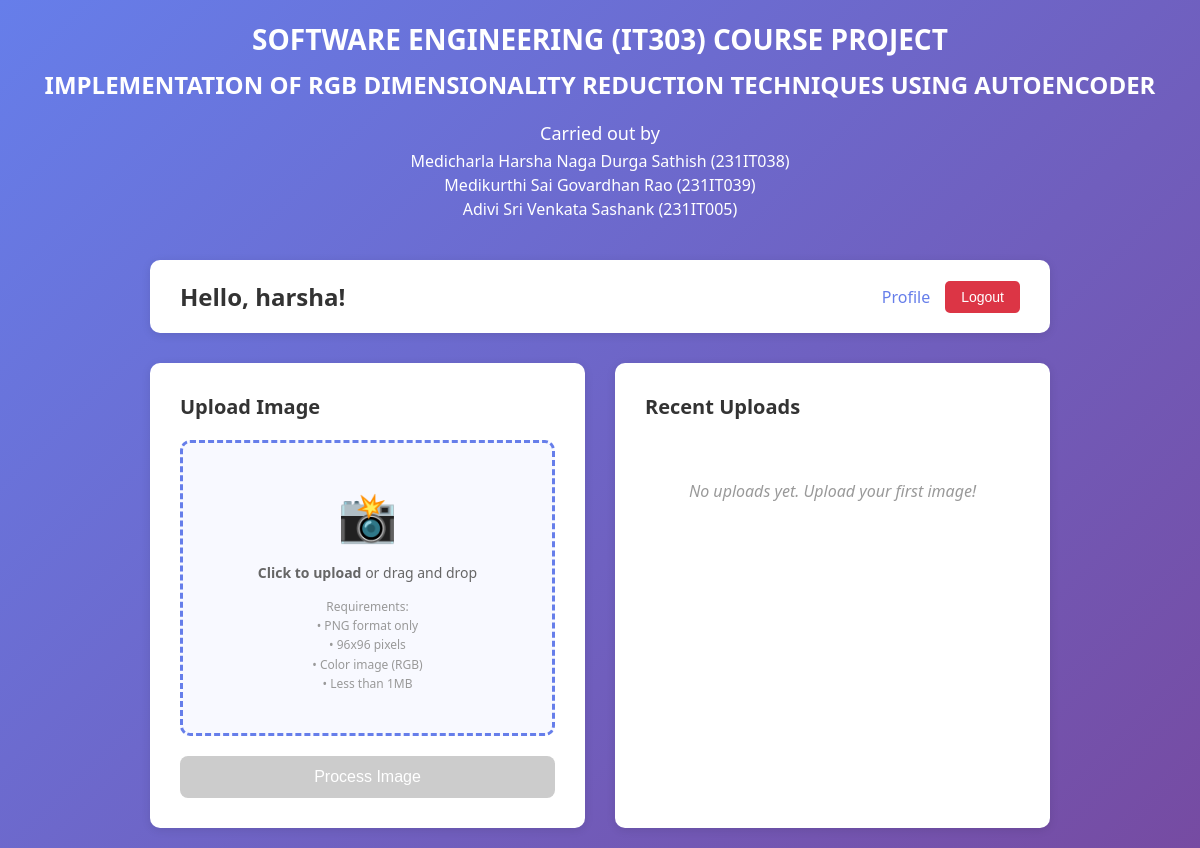
/ (signed in), run on an earlier commit of the app's database.
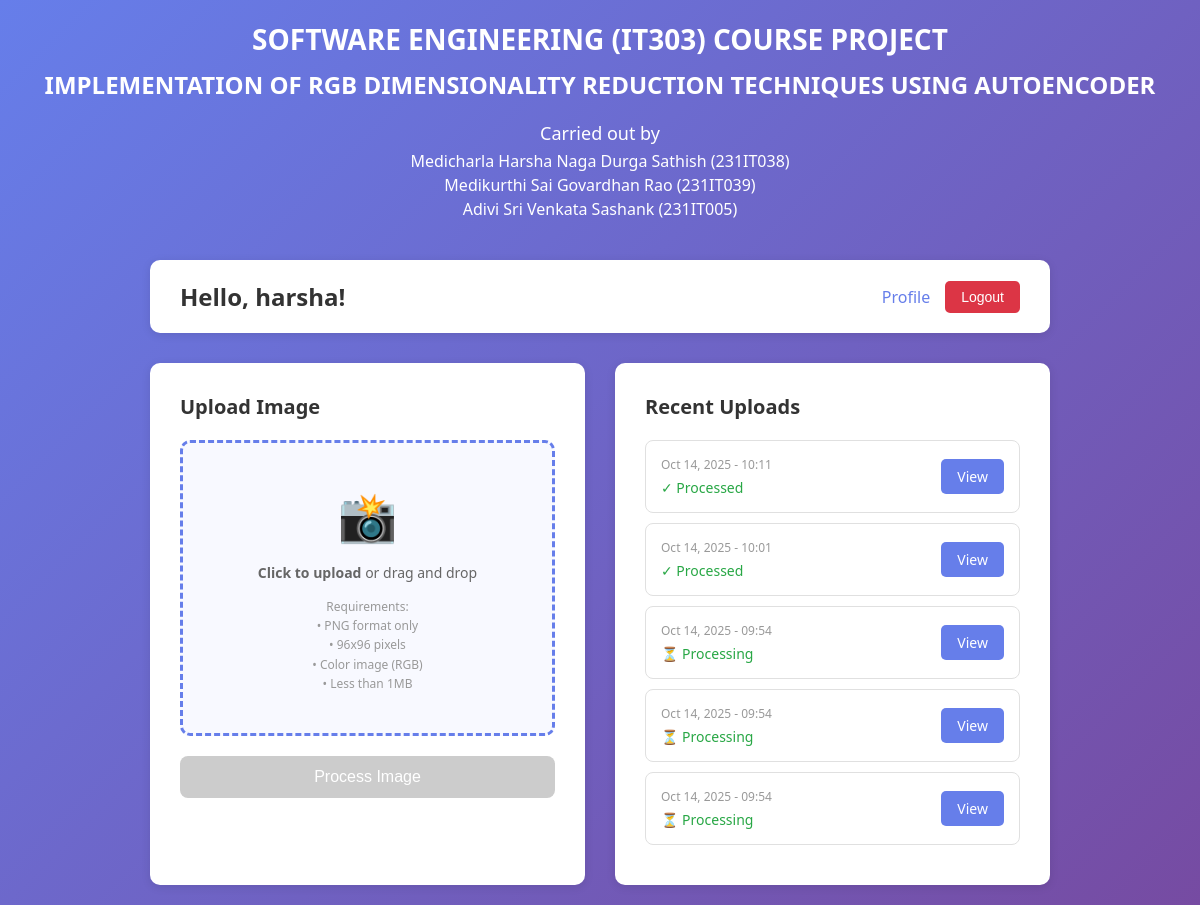
And on a later commit of the database.
### account/models.py (models this page shows, shortened)
class CustomUser(AbstractUser):
    email = models.EmailField(unique=True)
    phone_number = models.CharField(max_length=15, blank=True, null=True)
    bio = models.TextField(max_length=500, blank=True, null=True)
    created_at = models.DateTimeField(auto_now_add=True)
    updated_at = models.DateTimeField(auto_now=True)
    email_verified = models.BooleanField(default=False)
    class Meta:
        verbose_name = 'User'
        verbose_name_plural = 'Users'

class ImageUpload(models.Model):
    user = models.ForeignKey(CustomUser, on_delete=models.CASCADE, related_name='images')
    input_image = models.ImageField(upload_to='uploads/input/')
    output_image = models.ImageField(upload_to='uploads/output/', null=True, blank=True)
    uploaded_at = models.DateTimeField(auto_now_add=True)
    processed = models.BooleanField(default=False)
    class Meta:
        ordering = ['-uploaded_at']
        verbose_name = 'Image Upload'
        verbose_name_plural = 'Image Uploads'

### account/views.py (the view)
# urls.py: path('', home, name='home'),
@login_required
def home(request):
    if request.method == 'POST':
        form = ImageUploadForm(request.POST, request.FILES)
        if form.is_valid():
            image_file = request.FILES.get('input_image')
            is_valid, error_message = validate_image(image_file)
            if not is_valid:
                messages.error(request, f"Image validation failed: {error_message}")
                return render(request, "account/home.html", {'form': form})
            image_upload = form.save(commit=False)
            image_upload.user = request.user
            image_upload.save()
            try:
                process_image(image_upload)
                messages.success(request, 'Image uploaded and processed successfully!')
                return redirect('account:results', pk=image_upload.pk)
            except Exception as e:
                messages.error(request, f"Error processing image: {str(e)}")
                image_upload.delete()
        else:
            for field, errors in form.errors.items():
                for error in errors:
                    messages.error(request, error)
    else:
        form = ImageUploadForm()
    recent_uploads = ImageUpload.objects.filter(user=request.user)[:5]
    return render(request, "account/home.html", {'form': form, 'recent_uploads': recent_uploads})

### templates/account/home.html (shortened to what this page needs)
<!DOCTYPE html>
<html lang="en">
<head>
</head>
<body>
    <div class="project-title-section" style="text-align: center; margin-bottom: 40px; color: white;">
        <h1 style="font-size: 28px; font-weight: 700; margin-bottom: 10px;">
            SOFTWARE ENGINEERING (IT303) COURSE PROJECT
        </h1>
        <h2 style="font-size: 24px; margin-bottom: 20px;">
            IMPLEMENTATION OF RGB DIMENSIONALITY REDUCTION TECHNIQUES USING AUTOENCODER
        </h2>
        <div style="font-size: 18px; margin-bottom: 5px;">
            Carried out by
        </div>
        <div style="font-size: 16px; margin-bottom: 2px;">
            Medicharla Harsha Naga Durga Sathish (231IT038)
        </div>
        <div style="font-size: 16px; margin-bottom: 2px;">
            Medikurthi Sai Govardhan Rao (231IT039)
        </div>
        <div style="font-size: 16px;">
            Adivi Sri Venkata Sashank (231IT005)
        </div>
    </div>
    <div class="container">
        <div class="header">
            <h2>Hello, {{ user.get_full_name|default:user.username }}!</h2>
            <div class="nav-links">
                <a href="{% url 'account:profile' %}">Profile</a>
                <form method="post" action="{% url 'account:logout' %}" style="display: inline;">
                    <button type="submit" class="logout-btn">Logout</button>
                </form>
            </div>
        </div>
        <div class="main-content">
            <div class="upload-section">
                <h3>Upload Image</h3>
                <form method="post" enctype="multipart/form-data" id="uploadForm">
                    <div class="upload-area" id="uploadArea">
                        <div class="upload-icon">📸</div>
                        <div class="upload-text">
                            <strong>Click to upload</strong> or drag and drop
                        </div>
                        <div class="upload-requirements">
                            Requirements:<br>
                            • PNG format only<br>
                            • 96x96 pixels<br>
                            • Color image (RGB)<br>
                            • Less than 1MB
                        </div>
                    </div>
                    <button type="submit" class="upload-btn" id="uploadBtn" disabled>Process Image</button>
                </form>
            </div>
            <div class="recent-section">
                <h3>Recent Uploads</h3>
                {% if recent_uploads %}
                <ul class="recent-uploads">
                    {% for upload in recent_uploads %}
                    <li class="recent-item">
                        <div class="recent-item-info">
                            <div class="recent-item-date">{{ upload.uploaded_at|date:"M d, Y - H:i" }}</div>
                            <div class="recent-item-status">
                                {% if upload.processed %}✓ Processed{% else %}⏳ Processing{% endif %}
                            </div>
                        </div>
                        <a href="{% url 'account:results' upload.pk %}" class="view-btn">View</a>
                    </li>
                    {% endfor %}
                </ul>
                {% else %}
                <div class="no-uploads">
                    No uploads yet. Upload your first image!
                </div>
                {% endif %}
            </div>
        </div>
    </div>
</body>
</html>

### templates/account/home.html (style rules this page uses)
* { margin: 0; padding: 0; box-sizing: border-box; }
body { font-family: 'Segoe UI', Tahoma, Geneva, Verdana, sans-serif; background: linear-gradient(135deg, #667eea 0%, #764ba2 100%); min-height: 100vh; padding: 20px; }
.container { max-width: 900px; margin: 0 auto; }
.header { background: white; padding: 20px 30px; border-radius: 10px; box-shadow: 0 2px 10px rgba(0,0,0,0.1); display: flex; justify-content: space-between; align-items: center; margin-bottom: 30px; }
.header h2 { color: #333; font-size: 24px; }
.nav-links { display: flex; gap: 15px; align-items: center; }
.nav-links a { text-decoration: none; color: #667eea; font-weight: 500; transition: color 0.3s; }
.logout-btn { padding: 8px 16px; background-color: #dc3545; color: white; border: none; cursor: pointer; border-radius: 5px; font-size: 14px; transition: background-color 0.3s; }
.main-content { display: grid; grid-template-columns: 1fr 1fr; gap: 30px; }
.upload-section, .recent-section { background: white; padding: 30px; border-radius: 10px; box-shadow: 0 2px 10px rgba(0,0,0,0.1); }
.upload-section h3, .recent-section h3 { color: #333; margin-bottom: 20px; font-size: 20px; }
.upload-area { border: 3px dashed #667eea; border-radius: 10px; padding: 40px; text-align: center; background: #f8f9ff; transition: all 0.3s; cursor: pointer; }
.upload-icon { font-size: 48px; color: #667eea; margin-bottom: 15px; }
.upload-text { color: #666; font-size: 14px; margin-bottom: 15px; }
.upload-requirements { font-size: 12px; color: #999; margin-top: 10px; line-height: 1.6; }
.upload-btn { width: 100%; padding: 12px; background: linear-gradient(135deg, #667eea 0%, #764ba2 100%); color: white; border: none; border-radius: 8px; cursor: pointer; font-size: 16px; font-weight: 500; margin-top: 20px; transition: transform 0.2s; }
.upload-btn:disabled { background: #ccc; cursor: not-allowed; transform: none; }
.recent-uploads { list-style: none; }
.recent-item { padding: 15px; border: 1px solid #e0e0e0; border-radius: 8px; margin-bottom: 10px; display: flex; justify-content: space-between; align-items: center; transition: all 0.3s; }
.recent-item-info { flex: 1; }
.recent-item-date { font-size: 12px; color: #999; margin-bottom: 5px; }
.recent-item-status { font-size: 14px; color: #28a745; font-weight: 500; }
.view-btn { padding: 8px 16px; background-color: #667eea; color: white; text-decoration: none; border-radius: 5px; font-size: 14px; transition: background-color 0.3s; }

What changed in the data, as far as the page shows it:
added ImageUpload: uploaded_at "Oct 14, 2025 - 10:11", processed "✓ Processed"
added ImageUpload: uploaded_at "Oct 14, 2025 - 10:01", processed "✓ Processed"
added ImageUpload: uploaded_at "Oct 14, 2025 - 09:54", processed "⏳ Processing"
added ImageUpload: uploaded_at "Oct 14, 2025 - 09:54", processed "⏳ Processing"
added ImageUpload: uploaded_at "Oct 14, 2025 - 09:54", processed "⏳ Processing"
Also different on the page:
text no longer shown: "No uploads yet. Upload your first image!"
